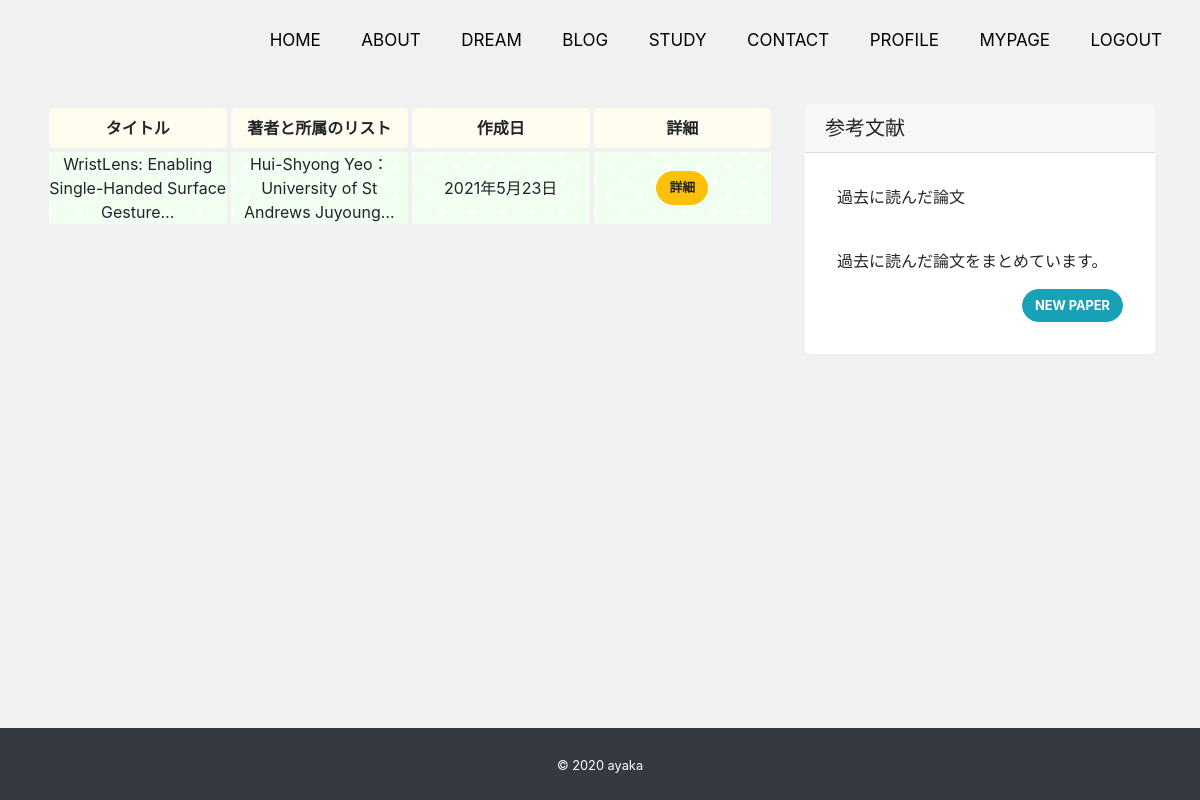
Page /study/ (signed in) on the committed database.
### study/models.py (models this page shows, shortened)
class study_Post(models.Model):
    title = models.CharField("タイトル" , max_length=200)
    author = models.TextField("著者と所属のリスト" , null=True, blank=True)
    content = models.TextField("どんなもの？", null=True, blank=True)
    url1_title = models.CharField('URL1のタイトル' , max_length=100 , null=True, blank=True)
    url1 = models.CharField('URL1' , max_length=100 , null=True, blank=True)
    url2_title = models.CharField('URL2のタイトル' , max_length=100 , null=True, blank=True)
    url2 = models.CharField('URL2' , max_length=100 , null=True, blank=True)
    url3_title = models.CharField('URL3のタイトル' , max_length=100 , null=True, blank=True)
    url3 = models.CharField('URL3' , max_length=100 , null=True, blank=True)
    url4_title = models.CharField('URL4のタイトル' , max_length=100 , null=True, blank=True)
    url4 = models.CharField('URL4' , max_length=100 , null=True, blank=True)
    image1 = models.ImageField(upload_to='images' , verbose_name='イメージ画像1', null=True, blank=True)
    image2 = models.ImageField(upload_to='images' , verbose_name='イメージ画像2', null=True, blank=True)
    image3 = models.ImageField(upload_to='images' , verbose_name='イメージ画像3', null=True, blank=True)
    image4 = models.ImageField(upload_to='images' , verbose_name='イメージ画像4', null=True, blank=True)
    comparison = models.TextField("先行研究と比べてどこがすごい？", null=True, blank=True)
    key = models.TextField("技術や手法のキモはどこ？", null=True, blank=True)
    experiment = models.TextField("どうやって有効だと検証した？", null=True, blank=True)
    discussion = models.TextField("議論はある？", null=True, blank=True)
    next_paper = models.TextField("次に読むべき論文は？", null=True, blank=True)
    thoughts = models.TextField("この論文について、どう思う？", null=True, blank=True)
    memo = models.TextField("その他・メモ", null=True, blank=True)
    created = models.DateTimeField("作成日" , default=timezone.now)

### study/views.py (the view)
# urls.py: path('', views.StudyIndexView.as_view(), name='study_index'),
class StudyIndexView(View):
    def get(self , request , *args, **kwargs):
        study_post_data = study_Post.objects.order_by('-id')
        return render(request , 'study/study_index.html' , {
            'study_post_data' : study_post_data
        })

### study/templates/study/study_index.html (shortened to what this page needs)
{% extends "app/base.html" %}
{% block content %}
    <div class="row my-4">
        <div class="col-md-8">
            <table class="osare5-table col5t">
                <tr>
                    <th>タイトル</th>
                    <th>著者と所属のリスト</th>
                    <th>作成日</th>
                    <th>詳細</th>
                </tr>
                <tbody>
                    {% for post in study_post_data %}
                        <tr>
                            <td>{{ post.title  | truncatechars:50 }}</td>
                            <td>{{ post.author | truncatechars:50 }}</td>
                            <td>{{ post.created|date }}</td>
                            <td><div class="btn btn-warning">詳細</div></td>
                        </tr>
                    {% endfor %}
                </tbody>
            </table>
        </div>
        <div class="col-md-4">
            <div class="card">
                <h5 class="card-header">参考文献</h5>
                <div class="card-body">
                    <p>過去に読んだ論文</p>
                    <p class="mb-0">
                        <br>
                        過去に読んだ論文をまとめています。
                        <br>
                    </p>
                    <a class="postNew mt-3" href="{% url 'study_post_new'　%}"><button type="button" class="btn btn-info">NEW PAPER</button></a>
                </div>
            </div>
        </div>
    </div>
{% endblock %}

### app/static/css/style.css (style rules this page uses)
* { margin:0; padding:0; box-sizing: border-box; font-size: 16px; }
p { word-break: break-all; }
body { background:#f1f1f1; display: flex; flex-flow: column; min-height: 100vh; }
.card { border:none; }
.card-body { padding: 2rem; }
.btn { font-size: 80%; border-radius: 5rem; font-weight: bold; }
.osare5-table { width:100%; table-layout: fixed; border: none !important; border-collapse: separate; border-spacing: 4px 4px; }
.osare5-table th { border: none !important; }
.osare5-table tbody td { border: none !important; background-color:#f0fff0 !important; border-bottom: solid 2px #f9f9f9 !important; background-image: radial-gradient(white 15%, transparent 16%), radial-gradient(white 15%, transparent 16%); background-size:30px 30px; background-position: 0 0, 15px 15px; }
.osare5-table tbody th { border-radius: 5px 5px 5px 5px; background:#fffcf0; font-weight: bold; border-bottom: solid 2px #f9f9f9 !important; line-height:2.5em; text-align:center; }
.osare5-table tbody td { text-align:center; }
.osare5-table tbody tr:last-child th, .osare5-table tbody tr:last-child td { border-bottom:none !important; }

### app/static/css/styleContact.css (style rules this page uses)
.postNew { float:right; }

### rows in the picture
study_Post: title "WristLens: Enabling Single-Handed Surface Gesture…", author "Hui-Shyong Yeo： University of St Andrews Juyoung…", created "2021年5月23日"
